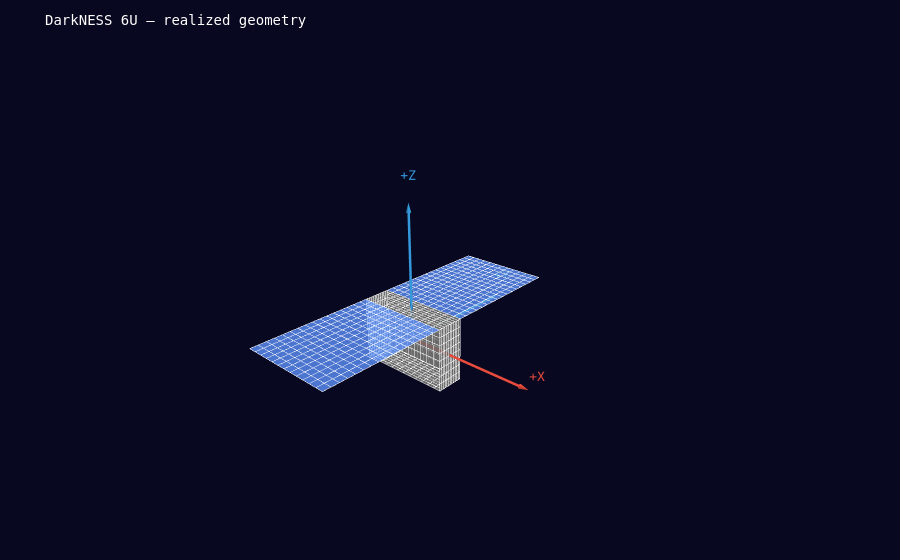

Source (notebook cell):
### Code cell
# -- 3D scene --------------------------------------------------------------
scene(realized, title='DarkNESS 6U — realized geometry').show()

### Figure 1 — Plotly figure (JSON) as saved in the notebook; plotly's stock layout.template omitted (floating-point values rounded to 4 significant figures; data arrays with more than 128 entries replaced by an {"elided": "..."} marker saying what was removed)
{"data": [{"color": "#888888", "flatshading": true, "i": {"elided": "192 int values"}, "j": {"elided": "192 int values"}, "k": {"elided": "192 int values"}, "name": "bus_+X", "opacity": 0.8, "showlegend": false, "type": "mesh3d", "x": {"elided": "384 float values"}, "y": {"elided": "384 float values"}, "z": {"elided": "384 float values"}}, {"hoverinfo": "skip", "line": {"color": "rgba(255,255,255,0.3)", "width": 1}, "mode": "lines", "showlegend": false, "type": "scatter3d", "x": [-0.1703, -0.1703, null, -0.1419, -0.1419, null, -0.1135, -0.1135, null, -0.08513, -0.08513, null, -0.05675, -0.05675, null, -0.02838, -0.02838, null, 0, 0, null, 0.02837, 0.02837, null, 0.05675, 0.05675, null, 0.08513, 0.08513, null, 0.1135, 0.1135, null, 0.1419, 0.1419, null, 0.1703, 0.1703, null, -0.1703, 0.1703, null, -0.1703, 0.1703, null, -0.1703, 0.1703, null, -0.1703, 0.1703, null, -0.1703, 0.1703, null, -0.1703, 0.1703, null, -0.1703, 0.1703, null, -0.1703, 0.1703, null, -0.1703, 0.1703, null], "y": [0.05, 0.05, null, 0.05, 0.05, null, 0.05, 0.05, null, 0.05, 0.05, null, 0.05, 0.05, null, 0.05, 0.05, null, 0.05, 0.05, null, 0.05, 0.05, null, 0.05, 0.05, null, 0.05, 0.05, null, 0.05, 0.05, null, 0.05, 0.05, null, 0.05, 0.05, null, 0.05, 0.05, null, 0.05, 0.05, null, 0.05, 0.05, null, 0.05, 0.05, null, 0.05, 0.05, null, 0.05, 0.05, null, 0.05, 0.05, null, 0.05, 0.05, null, 0.05, 0.05, null], "z": [0.1132, -0.1132, null, 0.1132, -0.1132, null, 0.1132, -0.1132, null, 0.1132, -0.1132, null, 0.1132, -0.1132, null, 0.1132, -0.1132, null, 0.1132, -0.1132, null, 0.1132, -0.1132, null, 0.1132, -0.1132, null, 0.1132, -0.1132, null, 0.1132, -0.1132, null, 0.1132, -0.1132, null, 0.1132, -0.1132, null, 0.1132, 0.1132, null, 0.08486, 0.08486, null, 0.05658, 0.05658, null, 0.02829, 0.02829, null, 0, 0, null, -0.02829, -0.02829, null, -0.05658, -0.05658, null, -0.08486, -0.08486, null, -0.1132, -0.1132, null]}, {"color": "#888888", "flatshading": true, "i": {"elided": "192 int values"}, "j": {"elided": "192 int values"}, "k": {"elided": "192 int values"}, "name": "bus_-X", "opacity": 0.8, "showlegend": false, "type": "mesh3d", "x": {"elided": "384 float values"}, "y": {"elided": "384 float values"}, "z": {"elided": "384 float values"}}, {"hoverinfo": "skip", "line": {"color": "rgba(255,255,255,0.3)", "width": 1}, "mode": "lines", "showlegend": false, "type": "scatter3d", "x": [-0.1703, -0.1703, null, -0.1419, -0.1419, null, -0.1135, -0.1135, null, -0.08513, -0.08513, null, -0.05675, -0.05675, null, -0.02838, -0.02838, null, 0, 0, null, 0.02837, 0.02837, null, 0.05675, 0.05675, null, 0.08513, 0.08513, null, 0.1135, 0.1135, null, 0.1419, 0.1419, null, 0.1703, 0.1703, null, -0.1703, 0.1703, null, -0.1703, 0.1703, null, -0.1703, 0.1703, null, -0.1703, 0.1703, null, -0.1703, 0.1703, null, -0.1703, 0.1703, null, -0.1703, 0.1703, null, -0.1703, 0.1703, null, -0.1703, 0.1703, null], "y": [-0.05, -0.05, null, -0.05, -0.05, null, -0.05, -0.05, null, -0.05, -0.05, null, -0.05, -0.05, null, -0.05, -0.05, null, -0.05, -0.05, null, -0.05, -0.05, null, -0.05, -0.05, null, -0.05, -0.05, null, -0.05, -0.05, null, -0.05, -0.05, null, -0.05, -0.05, null, -0.05, -0.05, null, -0.05, -0.05, null, -0.05, -0.05, null, -0.05, -0.05, null, -0.05, -0.05, null, -0.05, -0.05, null, -0.05, -0.05, null, -0.05, -0.05, null, -0.05, -0.05, null], "z": [-0.1132, 0.1132, null, -0.1132, 0.1132, null, -0.1132, 0.1132, null, -0.1132, 0.1132, null, -0.1132, 0.1132, null, -0.1132, 0.1132, null, -0.1132, 0.1132, null, -0.1132, 0.1132, null, -0.1132, 0.1132, null, -0.1132, 0.1132, null, -0.1132, 0.1132, null, -0.1132, 0.1132, null, -0.1132, 0.1132, null, -0.1132, -0.1132, null, -0.08486, -0.08486, null, -0.05658, -0.05658, null, -0.02829, -0.02829, null, 0, 0, null, 0.02829, 0.02829, null, 0.05658, 0.05658, null, 0.08486, 0.08486, null, 0.1132, 0.1132, null]}, {"color": "#888888", "flatshading": true, "i": {"elided": "192 int values"}, "j": {"elided": "192 int values"}, "k": {"elided": "192 int values"}, "name": "bus_+Y", "opacity": 0.8, "showlegend": false, "type": "mesh3d", "x": {"elided": "384 float values"}, "y": {"elided": "384 float values"}, "z": {"elided": "384 float values"}}, {"hoverinfo": "skip", "line": {"color": "rgba(255,255,255,0.3)", "width": 1}, "mode": "lines", "showlegend": false, "type": "scatter3d", "x": [-0.1703, -0.1703, null, -0.1419, -0.1419, null, -0.1135, -0.1135, null, -0.08513, -0.08513, null, -0.05675, -0.05675, null, -0.02838, -0.02838, null, 0, 0, null, 0.02837, 0.02837, null, 0.05675, 0.05675, null, 0.08513, 0.08513, null, 0.1135, 0.1135, null, 0.1419, 0.1419, null, 0.1703, 0.1703, null, -0.1703, 0.1703, null, -0.1703, 0.1703, null, -0.1703, 0.1703, null, -0.1703, 0.1703, null, -0.1703, 0.1703, null, -0.1703, 0.1703, null, -0.1703, 0.1703, null, -0.1703, 0.1703, null, -0.1703, 0.1703, null], "y": [-0.05, 0.05, null, -0.05, 0.05, null, -0.05, 0.05, null, -0.05, 0.05, null, -0.05, 0.05, null, -0.05, 0.05, null, -0.05, 0.05, null, -0.05, 0.05, null, -0.05, 0.05, null, -0.05, 0.05, null, -0.05, 0.05, null, -0.05, 0.05, null, -0.05, 0.05, null, -0.05, -0.05, null, -0.0375, -0.0375, null, -0.025, -0.025, null, -0.0125, -0.0125, null, 0, 0, null, 0.0125, 0.0125, null, 0.025, 0.025, null, 0.0375, 0.0375, null, 0.05, 0.05, null], "z": [0.1132, 0.1132, null, 0.1132, 0.1132, null, 0.1132, 0.1132, null, 0.1132, 0.1132, null, 0.1132, 0.1132, null, 0.1132, 0.1132, null, 0.1132, 0.1132, null, 0.1132, 0.1132, null, 0.1132, 0.1132, null, 0.1132, 0.1132, null, 0.1132, 0.1132, null, 0.1132, 0.1132, null, 0.1132, 0.1132, null, 0.1132, 0.1132, null, 0.1132, 0.1132, null, 0.1132, 0.1132, null, 0.1132, 0.1132, null, 0.1132, 0.1132, null, 0.1132, 0.1132, null, 0.1132, 0.1132, null, 0.1132, 0.1132, null, 0.1132, 0.1132, null]}, {"color": "#888888", "flatshading": true, "i": {"elided": "192 int values"}, "j": {"elided": "192 int values"}, "k": {"elided": "192 int values"}, "name": "bus_-Y", "opacity": 0.8, "showlegend": false, "type": "mesh3d", "x": {"elided": "384 float values"}, "y": {"elided": "384 float values"}, "z": {"elided": "384 float values"}}, {"hoverinfo": "skip", "line": {"color": "rgba(255,255,255,0.3)", "width": 1}, "mode": "lines", "showlegend": false, "type": "scatter3d", "x": [-0.1703, -0.1703, null, -0.1419, -0.1419, null, -0.1135, -0.1135, null, -0.08513, -0.08513, null, -0.05675, -0.05675, null, -0.02838, -0.02838, null, 0, 0, null, 0.02837, 0.02837, null, 0.05675, 0.05675, null, 0.08513, 0.08513, null, 0.1135, 0.1135, null, 0.1419, 0.1419, null, 0.1703, 0.1703, null, -0.1703, 0.1703, null, -0.1703, 0.1703, null, -0.1703, 0.1703, null, -0.1703, 0.1703, null, -0.1703, 0.1703, null, -0.1703, 0.1703, null, -0.1703, 0.1703, null, -0.1703, 0.1703, null, -0.1703, 0.1703, null], "y": [0.05, -0.05, null, 0.05, -0.05, null, 0.05, -0.05, null, 0.05, -0.05, null, 0.05, -0.05, null, 0.05, -0.05, null, 0.05, -0.05, null, 0.05, -0.05, null, 0.05, -0.05, null, 0.05, -0.05, null, 0.05, -0.05, null, 0.05, -0.05, null, 0.05, -0.05, null, 0.05, 0.05, null, 0.0375, 0.0375, null, 0.025, 0.025, null, 0.0125, 0.0125, null, 0, 0, null, -0.0125, -0.0125, null, -0.025, -0.025, null, -0.0375, -0.0375, null, -0.05, -0.05, null], "z": [-0.1132, -0.1132, null, -0.1132, -0.1132, null, -0.1132, -0.1132, null, -0.1132, -0.1132, null, -0.1132, -0.1132, null, -0.1132, -0.1132, null, -0.1132, -0.1132, null, -0.1132, -0.1132, null, -0.1132, -0.1132, null, -0.1132, -0.1132, null, -0.1132, -0.1132, null, -0.1132, -0.1132, null, -0.1132, -0.1132, null, -0.1132, -0.1132, null, -0.1132, -0.1132, null, -0.1132, -0.1132, null, -0.1132, -0.1132, null, -0.1132, -0.1132, null, -0.1132, -0.1132, null, -0.1132, -0.1132, null, -0.1132, -0.1132, null, -0.1132, -0.1132, null]}, {"color": "#888888", "flatshading": true, "i": {"elided": "192 int values"}, "j": {"elided": "192 int values"}, "k": {"elided": "192 int values"}, "name": "bus_+Z", "opacity": 0.8, "showlegend": false, "type": "mesh3d", "x": {"elided": "384 float values"}, "y": {"elided": "384 float values"}, "z": {"elided": "384 float values"}}, {"hoverinfo": "skip", "line": {"color": "rgba(255,255,255,0.3)", "width": 1}, "mode": "lines", "showlegend": false, "type": "scatter3d", "x": [0.1703, 0.1703, null, 0.1703, 0.1703, null, 0.1703, 0.1703, null, 0.1703, 0.1703, null, 0.1703, 0.1703, null, 0.1703, 0.1703, null, 0.1703, 0.1703, null, 0.1703, 0.1703, null, 0.1703, 0.1703, null, 0.1703, 0.1703, null, 0.1703, 0.1703, null, 0.1703, 0.1703, null, 0.1703, 0.1703, null, 0.1703, 0.1703, null, 0.1703, 0.1703, null, 0.1703, 0.1703, null, 0.1703, 0.1703, null, 0.1703, 0.1703, null, 0.1703, 0.1703, null, 0.1703, 0.1703, null, 0.1703, 0.1703, null, 0.1703, 0.1703, null], "y": [-0.05, -0.05, null, -0.04167, -0.04167, null, -0.03333, -0.03333, null, -0.025, -0.025, null, -0.01667, -0.01667, null, -0.008333, -0.008333, null, 0, 0, null, 0.008333, 0.008333, null, 0.01667, 0.01667, null, 0.025, 0.025, null, 0.03333, 0.03333, null, 0.04167, 0.04167, null, 0.05, 0.05, null, -0.05, 0.05, null, -0.05, 0.05, null, -0.05, 0.05, null, -0.05, 0.05, null, -0.05, 0.05, null, -0.05, 0.05, null, -0.05, 0.05, null, -0.05, 0.05, null, -0.05, 0.05, null], "z": [-0.1132, 0.1132, null, -0.1132, 0.1132, null, -0.1132, 0.1132, null, -0.1132, 0.1132, null, -0.1132, 0.1132, null, -0.1132, 0.1132, null, -0.1132, 0.1132, null, -0.1132, 0.1132, null, -0.1132, 0.1132, null, -0.1132, 0.1132, null, -0.1132, 0.1132, null, -0.1132, 0.1132, null, -0.1132, 0.1132, null, -0.1132, -0.1132, null, -0.08486, -0.08486, null, -0.05658, -0.05658, null, -0.02829, -0.02829, null, 0, 0, null, 0.02829, 0.02829, null, 0.05658, 0.05658, null, 0.08486, 0.08486, null, 0.1132, 0.1132, null]}, {"color": "#888888", "flatshading": true, "i": {"elided": "192 int values"}, "j": {"elided": "192 int values"}, "k": {"elided": "192 int values"}, "name": "bus_-Z", "opacity": 0.8, "showlegend": false, "type": "mesh3d", "x": {"elided": "384 float values"}, "y": {"elided": "384 float values"}, "z": {"elided": "384 float values"}}, {"hoverinfo": "skip", "line": {"color": "rgba(255,255,255,0.3)", "width": 1}, "mode": "lines", "showlegend": false, "type": "scatter3d", "x": [-0.1703, -0.1703, null, -0.1703, -0.1703, null, -0.1703, -0.1703, null, -0.1703, -0.1703, null, -0.1703, -0.1703, null, -0.1703, -0.1703, null, -0.1703, -0.1703, null, -0.1703, -0.1703, null, -0.1703, -0.1703, null, -0.1703, -0.1703, null, -0.1703, -0.1703, null, -0.1703, -0.1703, null, -0.1703, -0.1703, null, -0.1703, -0.1703, null, -0.1703, -0.1703, null, -0.1703, -0.1703, null, -0.1703, -0.1703, null, -0.1703, -0.1703, null, -0.1703, -0.1703, null, -0.1703, -0.1703, null, -0.1703, -0.1703, null, -0.1703, -0.1703, null], "y": [-0.05, -0.05, null, -0.04167, -0.04167, null, -0.03333, -0.03333, null, -0.025, -0.025, null, -0.01667, -0.01667, null, -0.008333, -0.008333, null, 0, 0, null, 0.008333, 0.008333, null, 0.01667, 0.01667, null, 0.025, 0.025, null, 0.03333, 0.03333, null, 0.04167, 0.04167, null, 0.05, 0.05, null, -0.05, 0.05, null, -0.05, 0.05, null, -0.05, 0.05, null, -0.05, 0.05, null, -0.05, 0.05, null, -0.05, 0.05, null, -0.05, 0.05, null, -0.05, 0.05, null, -0.05, 0.05, null], "z": [0.1132, -0.1132, null, 0.1132, -0.1132, null, 0.1132, -0.1132, null, 0.1132, -0.1132, null, 0.1132, -0.1132, null, 0.1132, -0.1132, null, 0.1132, -0.1132, null, 0.1132, -0.1132, null, 0.1132, -0.1132, null, 0.1132, -0.1132, null, 0.1132, -0.1132, null, 0.1132, -0.1132, null, 0.1132, -0.1132, null, 0.1132, 0.1132, null, 0.08486, 0.08486, null, 0.05658, 0.05658, null, 0.02829, 0.02829, null, 0, 0, null, -0.02829, -0.02829, null, -0.05658, -0.05658, null, -0.08486, -0.08486, null, -0.1132, -0.1132, null]}, {"color": "#5B8FF9", "flatshading": true, "i": {"elided": "192 int values"}, "j": {"elided": "192 int values"}, "k": {"elided": "192 int values"}, "name": "wing_port_inner", "opacity": 0.8, "showlegend": false, "type": "mesh3d", "x": {"elided": "384 float values"}, "y": {"elided": "384 float values"}, "z": {"elided": "384 float values"}}, {"hoverinfo": "skip", "line": {"color": "rgba(255,255,255,0.3)", "width": 1}, "mode": "lines", "showlegend": false, "type": "scatter3d", "x": [-0.1703, -0.1703, null, -0.1419, -0.1419, null, -0.1135, -0.1135, null, -0.08513, -0.08513, null, -0.05675, -0.05675, null, -0.02838, -0.02838, null, 0, 0, null, 0.02837, 0.02837, null, 0.05675, 0.05675, null, 0.08513, 0.08513, null, 0.1135, 0.1135, null, 0.1419, 0.1419, null, 0.1703, 0.1703, null, -0.1703, 0.1703, null, -0.1703, 0.1703, null, -0.1703, 0.1703, null, -0.1703, 0.1703, null, -0.1703, 0.1703, null, -0.1703, 0.1703, null, -0.1703, 0.1703, null, -0.1703, 0.1703, null, -0.1703, 0.1703, null], "y": [0.05, 0.2763, null, 0.05, 0.2763, null, 0.05, 0.2763, null, 0.05, 0.2763, null, 0.05, 0.2763, null, 0.05, 0.2763, null, 0.05, 0.2763, null, 0.05, 0.2763, null, 0.05, 0.2763, null, 0.05, 0.2763, null, 0.05, 0.2763, null, 0.05, 0.2763, null, 0.05, 0.2763, null, 0.05, 0.05, null, 0.07829, 0.07829, null, 0.1066, 0.1066, null, 0.1349, 0.1349, null, 0.1632, 0.1632, null, 0.1914, 0.1914, null, 0.2197, 0.2197, null, 0.248, 0.248, null, 0.2763, 0.2763, null], "z": [0.1132, 0.1132, null, 0.1132, 0.1132, null, 0.1132, 0.1132, null, 0.1132, 0.1132, null, 0.1132, 0.1132, null, 0.1132, 0.1132, null, 0.1132, 0.1132, null, 0.1132, 0.1132, null, 0.1132, 0.1132, null, 0.1132, 0.1132, null, 0.1132, 0.1132, null, 0.1132, 0.1132, null, 0.1132, 0.1132, null, 0.1132, 0.1132, null, 0.1132, 0.1132, null, 0.1132, 0.1132, null, 0.1132, 0.1132, null, 0.1132, 0.1132, null, 0.1132, 0.1132, null, 0.1132, 0.1132, null, 0.1132, 0.1132, null, 0.1132, 0.1132, null]}, {"color": "#5B8FF9", "flatshading": true, "i": {"elided": "192 int values"}, "j": {"elided": "192 int values"}, "k": {"elided": "192 int values"}, "name": "wing_port_outer", "opacity": 0.8, "showlegend": false, "type": "mesh3d", "x": {"elided": "384 float values"}, "y": {"elided": "384 float values"}, "z": {"elided": "384 float values"}}, {"hoverinfo": "skip", "line": {"color": "rgba(255,255,255,0.3)", "width": 1}, "mode": "lines", "showlegend": false, "type": "scatter3d", "x": [-0.1703, -0.1703, null, -0.1419, -0.1419, null, -0.1135, -0.1135, null, -0.08513, -0.08513, null, -0.05675, -0.05675, null, -0.02838, -0.02838, null, 0, 0, null, 0.02837, 0.02837, null, 0.05675, 0.05675, null, 0.08513, 0.08513, null, 0.1135, 0.1135, null, 0.1419, 0.1419, null, 0.1703, 0.1703, null, -0.1703, 0.1703, null, -0.1703, 0.1703, null, -0.1703, 0.1703, null, -0.1703, 0.1703, null, -0.1703, 0.1703, null, -0.1703, 0.1703, null, -0.1703, 0.1703, null, -0.1703, 0.1703, null, -0.1703, 0.1703, null], "y": [0.2763, 0.5026, null, 0.2763, 0.5026, null, 0.2763, 0.5026, null, 0.2763, 0.5026, null, 0.2763, 0.5026, null, 0.2763, 0.5026, null, 0.2763, 0.5026, null, 0.2763, 0.5026, null, 0.2763, 0.5026, null, 0.2763, 0.5026, null, 0.2763, 0.5026, null, 0.2763, 0.5026, null, 0.2763, 0.5026, null, 0.2763, 0.2763, null, 0.3046, 0.3046, null, 0.3329, 0.3329, null, 0.3612, 0.3612, null, 0.3895, 0.3895, null, 0.4177, 0.4177, null, 0.446, 0.446, null, 0.4743, 0.4743, null, 0.5026, 0.5026, null], "z": [0.1131, 0.1131, null, 0.1131, 0.1131, null, 0.1131, 0.1131, null, 0.1131, 0.1131, null, 0.1131, 0.1131, null, 0.1131, 0.1131, null, 0.1131, 0.1131, null, 0.1131, 0.1131, null, 0.1131, 0.1131, null, 0.1131, 0.1131, null, 0.1131, 0.1131, null, 0.1131, 0.1131, null, 0.1131, 0.1131, null, 0.1131, 0.1131, null, 0.1131, 0.1131, null, 0.1131, 0.1131, null, 0.1131, 0.1131, null, 0.1131, 0.1131, null, 0.1131, 0.1131, null, 0.1131, 0.1131, null, 0.1131, 0.1131, null, 0.1131, 0.1131, null]}, {"color": "#5B8FF9", "flatshading": true, "i": {"elided": "192 int values"}, "j": {"elided": "192 int values"}, "k": {"elided": "192 int values"}, "name": "wing_starboard_inner", "opacity": 0.8, "showlegend": false, "type": "mesh3d", "x": {"elided": "384 float values"}, "y": {"elided": "384 float values"}, "z": {"elided": "384 float values"}}, {"hoverinfo": "skip", "line": {"color": "rgba(255,255,255,0.3)", "width": 1}, "mode": "lines", "showlegend": false, "type": "scatter3d", "x": [-0.1703, -0.1703, null, -0.1419, -0.1419, null, -0.1135, -0.1135, null, -0.08513, -0.08513, null, -0.05675, -0.05675, null, -0.02838, -0.02838, null, 0, 0, null, 0.02837, 0.02837, null, 0.05675, 0.05675, null, 0.08513, 0.08513, null, 0.1135, 0.1135, null, 0.1419, 0.1419, null, 0.1703, 0.1703, null, -0.1703, 0.1703, null, -0.1703, 0.1703, null, -0.1703, 0.1703, null, -0.1703, 0.1703, null, -0.1703, 0.1703, null, -0.1703, 0.1703, null, -0.1703, 0.1703, null, -0.1703, 0.1703, null, -0.1703, 0.1703, null], "y": [-0.2763, -0.05, null, -0.2763, -0.05, null, -0.2763, -0.05, null, -0.2763, -0.05, null, -0.2763, -0.05, null, -0.2763, -0.05, null, -0.2763, -0.05, null, -0.2763, -0.05, null, -0.2763, -0.05, null, -0.2763, -0.05, null, -0.2763, -0.05, null, -0.2763, -0.05, null, -0.2763, -0.05, null, -0.2763, -0.2763, null, -0.248, -0.248, null, -0.2197, -0.2197, null, -0.1914, -0.1914, null, -0.1632, -0.1632, null, -0.1349, -0.1349, null, -0.1066, -0.1066, null, -0.07829, -0.07829, null, -0.05, -0.05, null], "z": [0.1132, 0.1132, null, 0.1132, 0.1132, null, 0.1132, 0.1132, null, 0.1132, 0.1132, null, 0.1132, 0.1132, null, 0.1132, 0.1132, null, 0.1132, 0.1132, null, 0.1132, 0.1132, null, 0.1132, 0.1132, null, 0.1132, 0.1132, null, 0.1132, 0.1132, null, 0.1132, 0.1132, null, 0.1132, 0.1132, null, 0.1132, 0.1132, null, 0.1132, 0.1132, null, 0.1132, 0.1132, null, 0.1132, 0.1132, null, 0.1132, 0.1132, null, 0.1132, 0.1132, null, 0.1132, 0.1132, null, 0.1132, 0.1132, null, 0.1132, 0.1132, null]}, {"color": "#5B8FF9", "flatshading": true, "i": {"elided": "192 int values"}, "j": {"elided": "192 int values"}, "k": {"elided": "192 int values"}, "name": "wing_starboard_outer", "opacity": 0.8, "showlegend": false, "type": "mesh3d", "x": {"elided": "384 float values"}, "y": {"elided": "384 float values"}, "z": {"elided": "384 float values"}}, {"hoverinfo": "skip", "line": {"color": "rgba(255,255,255,0.3)", "width": 1}, "mode": "lines", "showlegend": false, "type": "scatter3d", "x": [-0.1703, -0.1703, null, -0.1419, -0.1419, null, -0.1135, -0.1135, null, -0.08513, -0.08513, null, -0.05675, -0.05675, null, -0.02838, -0.02838, null, 0, 0, null, 0.02837, 0.02837, null, 0.05675, 0.05675, null, 0.08513, 0.08513, null, 0.1135, 0.1135, null, 0.1419, 0.1419, null, 0.1703, 0.1703, null, -0.1703, 0.1703, null, -0.1703, 0.1703, null, -0.1703, 0.1703, null, -0.1703, 0.1703, null, -0.1703, 0.1703, null, -0.1703, 0.1703, null, -0.1703, 0.1703, null, -0.1703, 0.1703, null, -0.1703, 0.1703, null], "y": [-0.5026, -0.2763, null, -0.5026, -0.2763, null, -0.5026, -0.2763, null, -0.5026, -0.2763, null, -0.5026, -0.2763, null, -0.5026, -0.2763, null, -0.5026, -0.2763, null, -0.5026, -0.2763, null, -0.5026, -0.2763, null, -0.5026, -0.2763, null, -0.5026, -0.2763, null, -0.5026, -0.2763, null, -0.5026, -0.2763, null, -0.5026, -0.5026, null, -0.4743, -0.4743, null, -0.446, -0.446, null, -0.4177, -0.4177, null, -0.3895, -0.3895, null, -0.3612, -0.3612, null, -0.3329, -0.3329, null, -0.3046, -0.3046, null, -0.2763, -0.2763, null], "z": [0.1131, 0.1131, null, 0.1131, 0.1131, null, 0.1131, 0.1131, null, 0.1131, 0.1131, null, 0.1131, 0.1131, null, 0.1131, 0.1131, null, 0.1131, 0.1131, null, 0.1131, 0.1131, null, 0.1131, 0.1131, null, 0.1131, 0.1131, null, 0.1131, 0.1131, null, 0.1131, 0.1131, null, 0.1131, 0.1131, null, 0.1131, 0.1131, null, 0.1131, 0.1131, null, 0.1131, 0.1131, null, 0.1131, 0.1131, null, 0.1131, 0.1131, null, 0.1131, 0.1131, null, 0.1131, 0.1131, null, 0.1131, 0.1131, null, 0.1131, 0.1131, null]}, {"hoverinfo": "skip", "line": {"color": "#e74c3c", "width": 5}, "mode": "lines", "showlegend": false, "type": "scatter3d", "x": [0, 0.4523], "y": [0, 0], "z": [0, 0]}, {"colorscale": [[0, "#e74c3c"], [1, "#e74c3c"]], "hoverinfo": "skip", "showlegend": false, "showscale": false, "sizemode": "absolute", "sizeref": 0.03166, "type": "cone", "u": [1], "v": [0], "w": [0], "x": [0.4523], "y": [0], "z": [0]}, {"hoverinfo": "skip", "mode": "text", "showlegend": false, "text": ["+X"], "textfont": {"color": "#e74c3c", "size": 13}, "type": "scatter3d", "x": [0.5066], "y": [0], "z": [0]}, {"hoverinfo": "skip", "line": {"color": "#2ecc71", "width": 5}, "mode": "lines", "showlegend": false, "type": "scatter3d", "x": [0, 0], "y": [0, 0.4523], "z": [0, 0]}, {"colorscale": [[0, "#2ecc71"], [1, "#2ecc71"]], "hoverinfo": "skip", "showlegend": false, "showscale": false, "sizemode": "absolute", "sizeref": 0.03166, "type": "cone", "u": [0], "v": [1], "w": [0], "x": [0], "y": [0.4523], "z": [0]}, {"hoverinfo": "skip", "mode": "text", "showlegend": false, "text": ["+Y"], "textfont": {"color": "#2ecc71", "size": 13}, "type": "scatter3d", "x": [0], "y": [0.5066], "z": [0]}, {"hoverinfo": "skip", "line": {"color": "#3498db", "width": 5}, "mode": "lines", "showlegend": false, "type": "scatter3d", "x": [0, 0], "y": [0, 0], "z": [0, 0.4523]}, {"colorscale": [[0, "#3498db"], [1, "#3498db"]], "hoverinfo": "skip", "showlegend": false, "showscale": false, "sizemode": "absolute", "sizeref": 0.03166, "type": "cone", "u": [0], "v": [0], "w": [1], "x": [0], "y": [0], "z": [0.4523]}, {"hoverinfo": "skip", "mode": "text", "showlegend": false, "text": ["+Z"], "textfont": {"color": "#3498db", "size": 13}, "type": "scatter3d", "x": [0], "y": [0], "z": [0.5066]}], "layout": {"font": {"color": "white", "family": "monospace"}, "margin": {"b": 10, "l": 0, "r": 0, "t": 50}, "paper_bgcolor": "#080820", "scene": {"aspectmode": "data", "bgcolor": "#080820", "camera": {"eye": {"x": 1.4, "y": -1.6, "z": 1}, "up": {"x": 0, "y": 0, "z": 1}}, "xaxis": {"visible": false}, "yaxis": {"visible": false}, "zaxis": {"visible": false}}, "title": {"font": {"size": 14}, "text": "DarkNESS 6U — realized geometry"}}}
